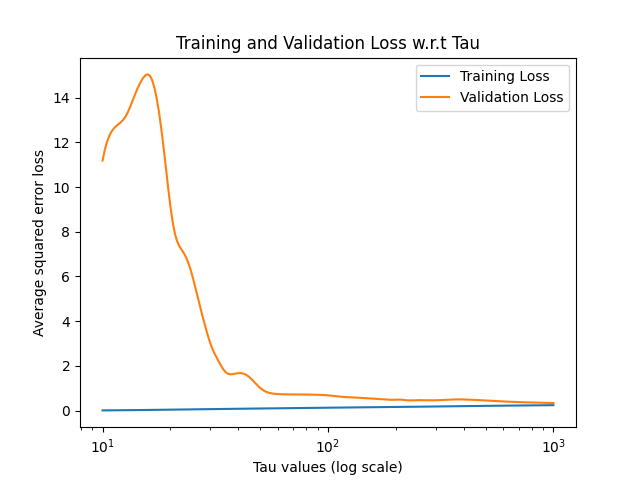

Write Python code to recreate this figure.
# -*- coding: utf-8 -*-
from __future__ import print_function
import matplotlib.pyplot as plt
import numpy as np

#####################################################################
# NOTE: Here LAM is the hard-coded value of lambda for LRLS
# NOTE: Feel free to play with lambda as well if you wish
#####################################################################
LAM = 1e-5


# For tpye contracts
Array = np.ndarray


# helper function
def l2(A: Array, B: Array) -> Array:
    """
    Input: A is a Nxd matrix
           B is a Mxd matirx
    Output: dist is a NxM matrix where dist[i,j] is the square norm between A[i,:] and B[j,:]
    i.e. dist[i,j] = ||A[i,:]-B[j,:]||^2
    """
    A_norm = (A**2).sum(axis=1).reshape(A.shape[0], 1)
    B_norm = (B**2).sum(axis=1).reshape(1, B.shape[0])
    dist = A_norm + B_norm - 2 * A.dot(B.transpose())
    return dist


# to implement
def LRLS(
    test_datum: Array,
    x_train: Array,
    y_train: Array,
    tau: float,
    lam: float = LAM,
) -> Array:
    """
    Input: test_datum is a dx1 test vector
           x_train is the N_train x d design matrix
           y_train is the N_train x 1 targets vector
           tau is the local reweighting parameter
           lam is the regularization parameter
    output is y_hat the prediction on test_datum
    """
    #####################################################################
    # TODO: Implement LRLS function in Q4(b).
    #####################################################################

    # 1) Compute distance-based weights for each training example

    dist = x_train - test_datum  # shape (N, D)
    sq_distances = np.sum(dist**2, axis=1)  # shape (N,)
    unnormalized = np.exp(-sq_distances / (2 * tau**2))  # shape (N,)

    # Normalize to get the weight vector
    if np.sum(unnormalized) == 0:
        a = np.ones_like(unnormalized) / len(unnormalized)
    else:
        a = unnormalized / np.sum(unnormalized)


    # 2) Compute the optimal weights
    A = np.diag(a)
    d = x_train.shape[1]

    w_star = np.linalg.solve(x_train.T @ A @ x_train + lam * np.eye(d),
                             x_train.T @ A @ y_train)

    # 3) Make the prediction
    y_hat = test_datum @ w_star
    
    #####################################################################
    #                       END OF YOUR CODE                            #
    #####################################################################
    return y_hat


def run_validation(
    x: Array, y: Array, taus: Array, val_frac: float
) -> tuple[list[float], list[float]]:
    """
    Input: x is the N x d design matrix
           y is the 1-dimensional vector of size N
           taus is a vector of tau values to evaluate
           val_frac is the fraction of examples to use as validation data
    output is
           a vector of training losses, one for each tau value
           a vector of validation losses, one for each tau value
    """
    #####################################################################
    # TODO: Complete the rest of the code for Q4(c).
    #####################################################################
    train_losses = []
    validation_losses = []
    # YOUR CODE BEGINS HERE

    # First, we shuffle and split the data
    N = len(y) # number of examples
    indices = np.random.permutation(N) # shuffle the indices
    split = int(val_frac * N)
    val_idx = indices[split:]
    train_idx = indices[:split]

    # Use the indices to divide the data into training & validation sets
    x_train = x[train_idx]
    y_train = y[train_idx]
    x_val = x[val_idx]
    y_val = y[val_idx]

    train_losses = []
    validation_losses = []

    # Make the predictions
    for tau in taus:

        train_preds = []
        val_preds = []

        # For each test_datum in the training set:
        for test_datum in x_train:
            train_pred = LRLS(test_datum, x_train, y_train, tau)
            train_preds.append(train_pred)
        
        # For each test_datum in the validation set:
        for test_datum in x_val:
            val_pred = LRLS(test_datum, x_train, y_train, tau)
            val_preds.append(val_pred)

        train_losses.append(np.mean((y_train - train_preds)**2))
        validation_losses.append(np.mean((y_val - val_preds)**2))

    #####################################################################
    #                       END OF YOUR CODE                            #
    #####################################################################
    return train_losses, validation_losses


if __name__ == "__main__":
    # feel free to change this number depending on resource usage
    import os

    NUM_TAUS = os.environ.get("NUM_TAUS", 200)
    #####################################################################
    #                       DO NOT MODIFY CODE BELOW                   #
    #####################################################################
    from sklearn.datasets import fetch_california_housing

    np.random.seed(0)
    # load boston housing prices dataset
    housing = fetch_california_housing()
    n_samples = 500
    x = housing["data"][:n_samples]
    N = x.shape[0]
    # add constant one feature - no bias needed
    x = np.concatenate((np.ones((N, 1)), x), axis=1)
    d = x.shape[1]
    y = housing["target"][:N]
    taus = np.logspace(1, 3, NUM_TAUS)
    train_losses, test_losses = run_validation(x, y, taus, val_frac=0.3)
    plt.semilogx(taus, train_losses, label="Training Loss")
    plt.semilogx(taus, test_losses, label="Validation Loss")
    plt.legend(loc="upper right")
    plt.xlabel("Tau values (log scale)")
    plt.ylabel("Average squared error loss")
    plt.title("Training and Validation Loss w.r.t Tau")
    plt.savefig("q4.png")
